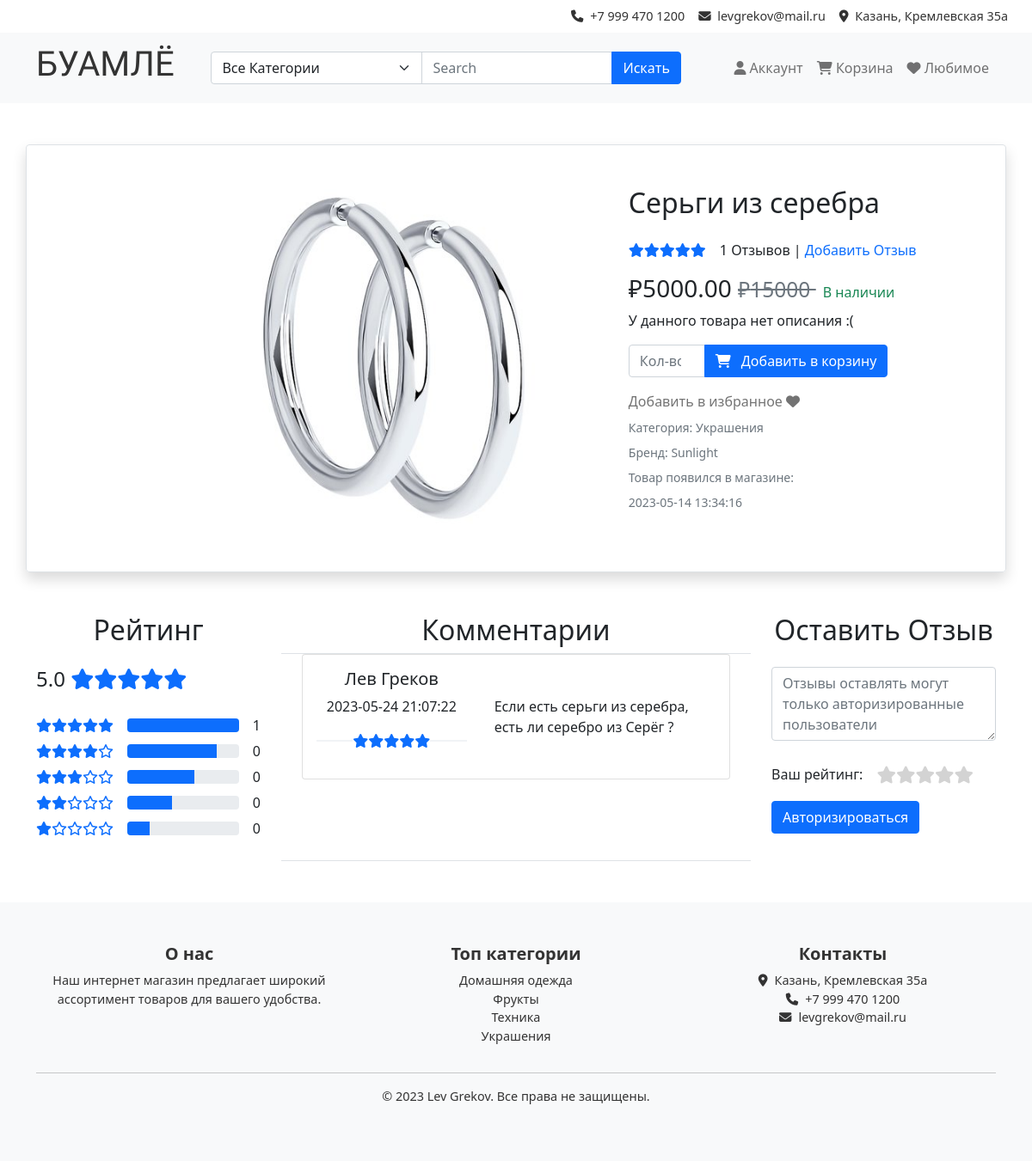
The page /product.php?id=10 on the database its author committed.
### tables this page shows
CREATE TABLE `product` (
  `id` int UNSIGNED NOT NULL,
  `name` varchar(255) NOT NULL,
  `img` varchar(255) DEFAULT NULL,
  `brand_id` int UNSIGNED DEFAULT NULL,
  `category_id` int UNSIGNED DEFAULT NULL,
  `date_of_add` timestamp NULL DEFAULT CURRENT_TIMESTAMP,
  `current_price` decimal(10,2) UNSIGNED NOT NULL,
  `description` text
);

CREATE TABLE `category` (
  `id` int UNSIGNED NOT NULL,
  `name` varchar(255) NOT NULL
);

CREATE TABLE `brand` (
  `id` int UNSIGNED NOT NULL,
  `name` varchar(255) NOT NULL
);

CREATE TABLE `review` (
  `id` int UNSIGNED NOT NULL,
  `user_id` int UNSIGNED NOT NULL,
  `product_id` int UNSIGNED NOT NULL,
  `rate` int UNSIGNED NOT NULL,
  `text` text,
  `date` timestamp NOT NULL DEFAULT CURRENT_TIMESTAMP
);

CREATE TABLE `user` (
  `id` int UNSIGNED NOT NULL,
  `login` varchar(30) NOT NULL,
  `password` varchar(255) NOT NULL,
  `email` varchar(30) DEFAULT NULL,
  `phone` varchar(30) DEFAULT NULL,
  `first_name` varchar(255) DEFAULT NULL,
  `last_name` varchar(255) DEFAULT NULL,
  `img` varchar(255) DEFAULT NULL,
  `isAdmin` tinyint(1) NOT NULL DEFAULT '0'
);

### common/DBHelper.php (called while the page is built, shortened)
<?php
class DbHelper
{
    private static ?DbHelper $instance = null;
    private $conn;
    public static function getInstance($host = null, $port = null, $user = null, $pass = null): DbHelper
    {
        if (self::$instance === null) self::$instance = new DbHelper($host, $port, $user, $pass);
        return self::$instance;
    }
    private function __construct($host, $port, $user, $pass)
    {
        $this->conn = new mysqli();
        $this->conn->connect(hostname: $host,username: $user,password: $pass,database: self::dbName,port: $port);
    }
    private function _getDataFromDB(string $sql): array{
        $this->conn->begin_transaction();
        $result = $this->conn->query($sql);
        $data = [];
        if ($result && $result->num_rows > 0) {
            while ($row = $result->fetch_assoc()) {
                $data[] = $row;
            }
        }
        $this->conn->commit();
        return $data;
    }
    public function getAllCategories(): array {
        $sql = "SELECT * FROM category";
        $this->conn->begin_transaction();
        $result = $this->conn->query($sql);
        $categories = $result->fetch_all(MYSQLI_ASSOC);
        $this->conn->commit();
        return $categories;
    }
    public function getAllReviewsOnTheProduct($product){
        $sql = "SELECT * FROM review WHERE product_id = ?;";
        $stmt = $this->conn->prepare($sql);
        $stmt->bind_param("i", $product);
        $stmt->execute();
        $result = $stmt->get_result();
        $products = $result->fetch_all(MYSQLI_ASSOC);
        return $products;
    }
    public function getProductByID($id){
        $sql = "SELECT product.*, category.name AS category, brand.name AS brand, AVG(review.rate) AS rating
        FROM product
        LEFT JOIN review ON product.id = review.product_id
        LEFT JOIN category ON product.category_id = category.id
        LEFT JOIN brand ON product.brand_id = brand.id
        WHERE product.id = $id;";
        return $this->_getDataFromDB($sql);
    }
    public function getProductsRatingsGroups($ProudctId,$rate){
        $sql = "SELECT COUNT(*) AS count FROM review WHERE product_id = $ProudctId AND rate = $rate;";
        return $this->_getDataFromDB($sql) ;
    }
    public function getProductsRatings($ProductId) {
        $sql = "SELECT review.*, user.first_name AS firstname, user.last_name AS lastname
                FROM review
                INNER JOIN user ON review.user_id = user.id
                WHERE review.product_id = $ProductId;";
        return $this->_getDataFromDB($sql);
    }
}

### product.php (the view, shortened to what this page needs)
<?php
require_once "common/Page.php";
require_once "common/PhpHelper.php";
class product extends Page
{
    private $product;
    public function __construct() {
        $this->product = $this->dbh->getProductByID($_GET['id'])[0];
    }
    protected function ShowContent(){
        $this->showMainBlock();
        $this->ShowRatingBlock();
    }
    private function ShowRatingBlock(){
        ?>
        <div class="container my-5">
        <div class="row">
            <div class="col-md-3">
            <h2 class="text-center">Рейтинг</h2>
            <div id="rating">
                <h4 class="rating-avg">
                    <span><?php echo number_format(round($this->product['rating'], 1), 1); ?></span>
                    <div class="d-inline-block ml-2">
                    <?php echo RatingBar($this->product['rating']); ?>
                    </div>
                    </h4>
                <ul class="list-unstyled rating">
                    <?php for($i = 5; $i>0;$i--):?>
                    <li class="mb-0  py-0">
                    <div class="d-flex align-items-center" style="height: 30px">
                        <div class="rating-stars me-3">
                        <?php echo RatingBar($i); ?>
                        </div>
                        <div class="progress flex-grow-1 me-3">
                        <div class="progress-bar" role="progressbar" style="width: <?=$i*20?>%;" aria-valuenow="<?=$i*20?>" aria-valuemin="0" aria-valuemax="100"></div>
                        </div>
                        <span class="sum my-0">
                        <?php
                         echo $this->dbh->getProductsRatingsGroups($this->product['id'],$i)[0]['count'];
                         ?>
                         </span>
                    </div>
                    </li>
                    <?php endfor;?>
                </ul>
            </div>
            </div>
            <div class="col-md-6">
            <h2 class="text-center">Комментарии</h2>
<div class="container border-top border-bottom">
  <div class="comment-scroll">
    <?php
    $comments = $this->dbh->getProductsRatings($this->product['id']);
        ?>
        <?php
    for ($i = 0; $i < count($comments); $i++): ?>
        <div class="card mb-3">
            <div class="row g-0">
                <div class="col-md-5">
                    <div class="card-body text-center">
                        <h5 class="card-title"><?php echo $comments[$i]['firstname'] . ' ' . $comments[$i]['lastname']; ?></h5>
                        <p class="card-text"><?php echo $comments[$i]['date']; ?></p>
                        <p class="card-text"><?php echo RatingBar(($comments[$i]['rate'])); ?></p>
                    </div>
                </div>
                <div class="col-md-7">
                    <div class="card-body d-flex justify-content-center align-items-center" style="height: 100%;">
                        <p class="card-text"><?php echo $comments[$i]['text']; ?></p>
                    </div>
                </div>
            </div>
        </div>
    <?php endfor; ?>
  </div>
</div>
            </div>
            <div class="col-md-3">
            <h2 class="text-center">Оставить Отзыв</h2>
            <?php $this->GenerateFormForReview();?>
        </div>
        </div>
        </div>
        <?php
    }
    private function showMainBlock()
    {
        ?>
        <div class="container rounded border shadow mt-5 mb-5">
            <div class = "row my-5">
                <div class = col-md-2>
                </div>
                <div class = col-md-5>
                    <div id="imageContainerProduct" style="width: 100%; height: 25rem; overflow: hidden;">
                    <img src="productImages/<?= $this->product['img'] ?>" onerror="this.onerror=null;this.src='https:via.placeholder.com/250x200';" class="card-img-top" style="width: 100%; height: 100%; object-fit: cover;"  alt="...">
                    </div>
                </div>
                <div class ="col-md-5">
                <div class="product-details">
                    <div class= "container">
                    <h2 class="product-name"><?= $this->product['name'] ?></h2>
                        <div class="d-flex align-items-center">
                        <div class="product-rating me-3">
                            <?php echo RatingBar($this->product['rating']) ?>
                        </div>
                        <a href="#review-form" class="text-reset text-decoration-none">
                             <?= count(($this->dbh->getAllReviewsOnTheProduct($this->product['id']))) ?? "Нет "?> Отзывов | <span class="text-primary"> Добавить Отзыв </span>
                        </a>
                        </div>
                        <h3>
                            ₽<?= $this->product['current_price'] ?>
                            <del class="text-decoration-line-through text-muted small me-2"> ₽<?= $this->product['current_price'] * 3 ?> </del>
                            <span class="text-success fs-6">В наличии</span>
                        </h3>
                        <p>
                        <?php
                         if($this->product['description'] != null){
                            echo $this->product['description'];
                         }
                         else echo "У данного товара нет описания :("
                        ?>
                        </p>
                        <div class = "col-md-9">
                        <?php if(!isset($_SESSION['user'])):?>
                            <div class="input-group mb-3">
                                    <input type="number" class="form-control" min="1" placeholder="Кол-во" aria-label="Количество" aria-describedby="add-to-cart-button" name="quantity">
                                    <a href="autorizationPage.php" class="btn btn-primary">
                                        <i class="fas fa-shopping-cart me-2"></i> Добавить в корзину
                                    </a>
                                </div>
                        <?php endif;?>
                        <div class = "mb-2">
                        <a class="HideBlue" href="">Добавить в избранное <i class="fas fa-heart"></i> </a>
                        </div>
                        <div class="category-brand">
                            <p class="category small text-muted mb-2">Категория: <?=$this->product['category']?></p>
                            <p class="brand small text-muted mb-2">Бренд: <?=$this->product['brand']?></p>
                            <p class="date small text-muted mb-2">Товар появился в магазине:</p>
                            <p class="date small text-muted mb-2"><?=$this->product['date_of_add']?></p>
                        </div>
                        </div>
                    </div>
                </div>
                </div>
            </div>
        </div>
        <?php
    }
    private function GenerateFormForReview(){
            ?>
            <form id="review-form" action="validationForms\additionBDnewElements.php?form=comment" method="post";>
            <div class="form-group my-4">
                <textarea class="form-control" id="comment" name="comment"placeholder="<?php echo isset($_SESSION['user']) ? 'Комментарий' : 'Отзывы оставлять могут только авторизированные пользователи'; ?>" rows="3"></textarea>
            </div>
            <div class="d-flex align-items-center my-3" style="height: 30px">
            <span class="me-3">Ваш рейтинг:</span>
            <div class="rating-area">
                <label for="star-5" title="Оценка «5»"><i class="fas fa-star fa-lg"></i></label>
                <label for="star-4" title="Оценка «4»"><i class="fas fa-star fa-lg"></i></label>
                <label for="star-3" title="Оценка «3»"><i class="fas fa-star fa-lg"></i></label>
                <label for="star-2" title="Оценка «2»"><i class="fas fa-star fa-lg"></i></label>
                <label for="star-1" title="Оценка «1»"><i class="fas fa-star fa-lg"></i></label>
            </div>
            </div>
            <?php
             if(!isset($_SESSION['user'])){
                echo '<a href="account.php" class="btn btn-primary">Авторизироваться</a>';
             }
            ?>
            </form>
            <?php
        }
    }
(new product())->showPage();

### common/PhpHelper.php (shortened to what this page needs)
<?php
require_once "DbHelper.php";
    function RatingBar($rating) {
        $html = '<div class="product-rating my-3">';
        $html .= '<div class=" starholder">';
        if($rating == null)
        {
            for($i =0; $i<5;$i++){
                $html .= '<i class="fa-regular fa-star text-secondary"></i>';
            }
        }
        else{
            $fullStars = floor($rating);
            $halfStars = round($rating - $fullStars, 1) >= 0.5 ? 1 : 0;
            $emptyStars = 5 - $fullStars - $halfStars;
            for ($i = 0; $i < $fullStars; $i++) {
            $html .= '<i class="fa-solid fa-star text-primary"></i>';
            }
            for ($i = 0; $i < $emptyStars; $i++) {
            $html .= '<i class="fa-regular fa-star text-primary"></i>';
            }
        }
        $html .= '</div>';
        $html .= '</div>';
        return $html;
    }
        ?>

### css/style.css (style rules this page uses)
.product-rating { position: relative; }
.product-rating:after { content: ""; position: absolute; top: 50%; left: 0; right: 0; -webkit-transform: translateY(-50%); -ms-transform: translateY(-50%); transform: translateY(-50%); height: 1px; background-color: #E4E7ED; z-index: 1; }
.starholder { position: relative; background: #FFF; z-index: 2; display: inline-block; }
.HideBlue { color: rgba(0, 0, 0, 0.55); text-decoration: none; transition: all 0.3s ease; }
.rating-area { overflow: hidden; }
.rating-area:not(:checked) > label { float: right; width: auto; padding: 0; cursor: pointer; font-size: auto; line-height: auto; color: lightgrey; }
.comment-scroll { height: 15rem; overflow-y: auto; }

### rows shown on the page
product: img (picture), name "Серьги из серебра", current_price "5000.00", $this->product['current_price']*3 "15000", category.name "Украшения", brand.name "Sunlight", date_of_add "2023-05-14 13:34:16"
review: user.first_name "Лев", user.last_name "Греков", date "2023-05-24 21:07:22", rate 5 (drawn), text "Если есть серьги из серебра, есть ли серебро из Серёг ?"

### other values the page prints
count(($this->dbh->getAllReviewsOnTheProduct($this->product['id']))) "1"
$this->product['rating'] "5.0"
$topCategories[$i]['name'] "Домашняя одежда"
$topCategories[$i]['name'] "Фрукты"
$topCategories[$i]['name'] "Техника"
$topCategories[$i]['name'] "Украшения"
